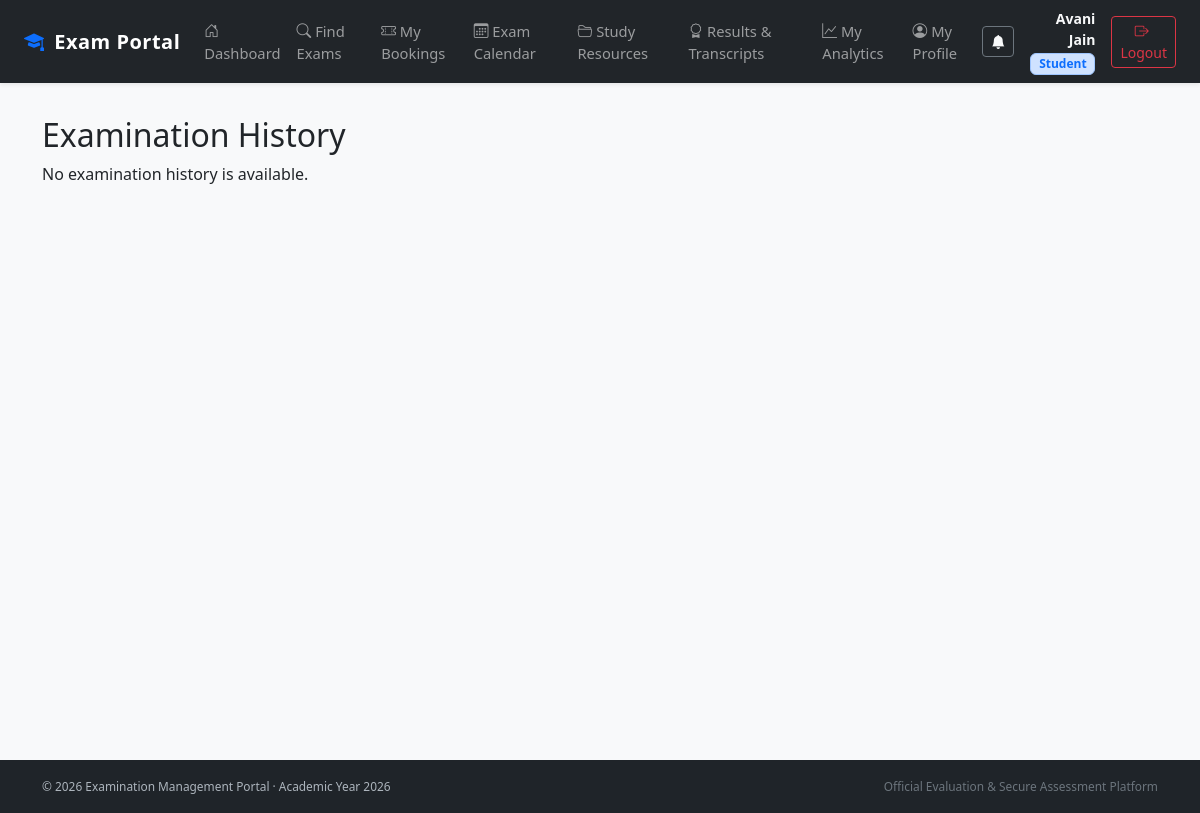
The page /student/history (signed in) on the database as committed earlier.
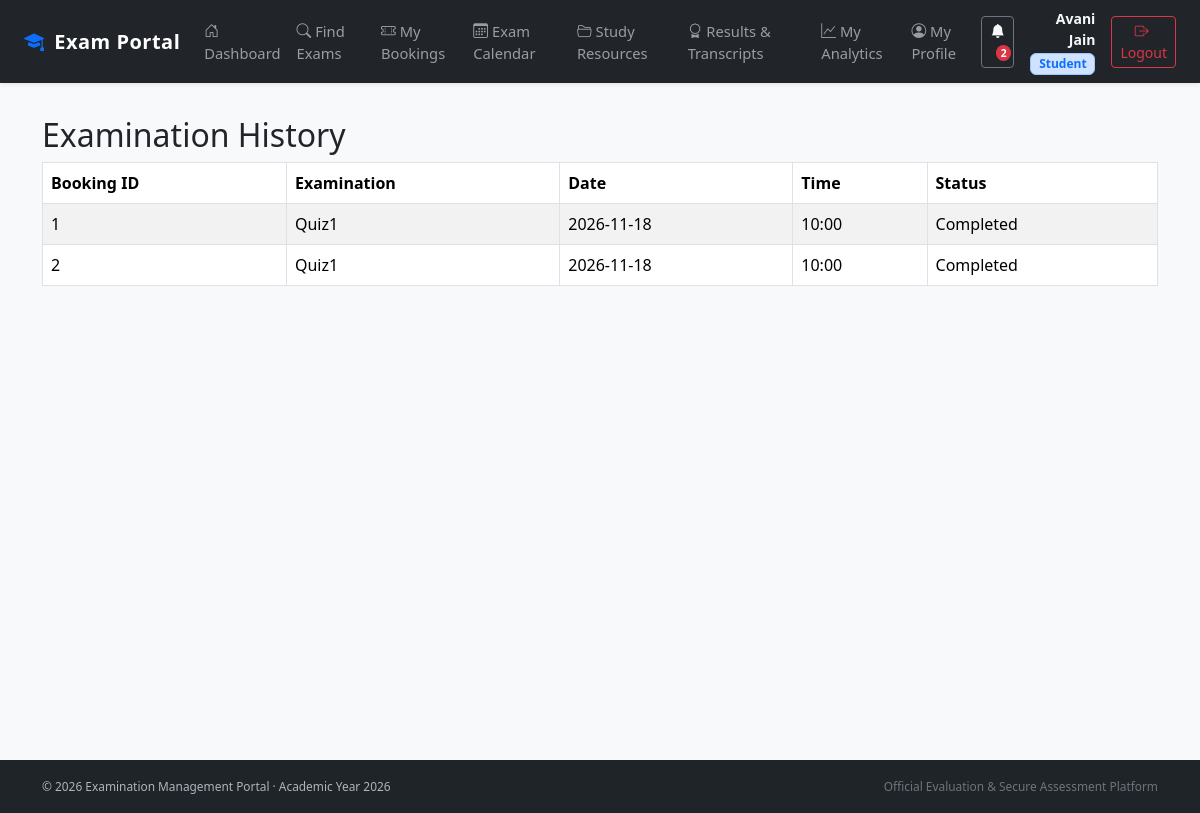
The same page on the database as committed later.
### models.py (models this page shows, shortened)
class Booking(db.Model):
    id = db.Column(db.Integer, primary_key=True)
    student_id = db.Column(
        db.Integer, db.ForeignKey("user.id"), nullable=False
    )
    slot_id = db.Column(
        db.Integer, db.ForeignKey("examination_slot.id"), nullable=False
    )
    status = db.Column(db.String(20), default="Booked")
    student = db.relationship("User", backref="bookings")
    slot = db.relationship("ExaminationSlot", backref="bookings")

class Examination(db.Model):
    id = db.Column(db.Integer, primary_key=True)
    name = db.Column(db.String(100), nullable=False)
    course_id = db.Column(
        db.Integer, db.ForeignKey("course.id"), nullable=False
    )
    status = db.Column(db.String(30), default="Draft")
    slot_creation_start = db.Column(db.String(30))
    slot_creation_end = db.Column(db.String(30))
    slot_creation_open = db.Column(db.Boolean, default=False)
    booking_open = db.Column(db.Boolean, default=False)
    booking_start = db.Column(db.String(30))
    booking_end = db.Column(db.String(30))
    slot_creation_override = db.Column(db.String(10), default=None)
    booking_override = db.Column(db.String(10), default=None)
    course = db.relationship("Course", backref="examinations")

class ExaminationSlot(db.Model):
    id = db.Column(db.Integer, primary_key=True)
    examination_id = db.Column(
        db.Integer, db.ForeignKey("examination.id"), nullable=False
    )
    examiner_id = db.Column(
        db.Integer, db.ForeignKey("user.id"), nullable=False
    )
    date = db.Column(db.String(20), nullable=False)
    time = db.Column(db.String(20), nullable=False)
    examination = db.relationship("Examination", backref="slots")
    examiner = db.relationship("User", backref="assigned_slots")
    capacity = db.Column(db.Integer, default=1)

### app.py (the view)
@app.route("/student/history")
@role_required("Student")
def student_history():
    bookings = Booking.query.filter_by(
        student_id=session["user_id"]
    ).all()
    history_bookings = []
    for booking in bookings:
        if booking.status in ["Completed", "Cancelled"]:
            history_bookings.append(booking)
        elif booking.slot.date < date.today().isoformat():
            history_bookings.append(booking)
    return render_template(
        "student_history.html",
        bookings=history_bookings
    )

### app.py (called while the page is built)
@app.context_processor
def inject_global_data():
    unread_count = 0
    if "user_id" in session:
        try:
            unread_count = Notification.query.filter_by(
                user_id=session["user_id"], is_read=False
            ).count()
        except Exception:
            pass
    return dict(unread_notifications_count=unread_count)

def role_required(required_role):
    def decorator(function):
        @wraps(function)
        def wrapper(*args, **kwargs):
            if "user_id" not in session:
                return redirect(url_for("login"))
            user = User.query.get(session["user_id"])
            if user is None or not user.is_active:
                session.clear()
                return redirect(url_for("login"))
            if user.role != required_role:
                abort(403)
            if user.role == "Examiner" and not user.is_approved:
                session.clear()
                return redirect(url_for("login"))
            return function(*args, **kwargs)
        return wrapper
    return decorator

### templates/student_history.html
{% extends "base.html" %}
{% block content %}
<div class="container mt-4">
    <h2>Examination History</h2>
    {% if bookings %}
    <div class="table-responsive">
        <table class="table table-bordered table-striped">
            <thead>
                <tr>
                    <th>Booking ID</th>
                    <th>Examination</th>
                    <th>Date</th>
                    <th>Time</th>
                    <th>Status</th>
                </tr>
            </thead>
            <tbody>
                {% for booking in bookings %}
                <tr>
                    <td>{{ booking.id }}</td>
                    <td>{{ booking.slot.examination.name }}</td>
                    <td>{{ booking.slot.date }}</td>
                    <td>{{ booking.slot.time }}</td>
                    <td>{{ booking.status }}</td>
                </tr>
                {% endfor %}
            </tbody>
        </table>
    </div>
    {% else %}
        <p>No examination history is available.</p>
    {% endif %}
</div>
{% endblock %}

### templates/base.html (shortened to what the changed rows need)
<!DOCTYPE html>
<html lang="en">
<head>
    <link href="https://cdn.jsdelivr.net/npm/bootstrap@5.3.3/dist/css/bootstrap.min.css" rel="stylesheet">
    <link href="https://cdn.jsdelivr.net/npm/bootstrap-icons@1.11.3/font/bootstrap-icons.min.css" rel="stylesheet">
</head>
<body>
    <nav class="navbar navbar-expand-xl navbar-dark bg-dark fixed-top shadow-sm">
        <div class="container-fluid px-3 px-lg-4">
            <div class="collapse navbar-collapse" id="navbarNav">
                {% if session.get("user_id") %}
                    <div class="d-flex align-items-center gap-3">
                        <a href="{{ url_for('notifications') }}" class="btn btn-outline-secondary btn-sm position-relative text-light" title="Notification Centre">
                            <i class="bi bi-bell-fill"></i>
                            {% if unread_notifications_count and unread_notifications_count > 0 %}
                                <span class="badge bg-danger badge-notification">{{ unread_notifications_count }}</span>
                            {% endif %}
                        </a>
                    </div>
                {% else %}
                    <div class="d-flex gap-2">
                        <a href="{{ url_for('login') }}" class="btn btn-outline-light btn-sm">Login</a>
                        <a href="{{ url_for('register') }}" class="btn btn-primary btn-sm">Register</a>
                    </div>
                {% endif %}
            </div>
        </div>
    </nav>
    <main class="py-3">
        {% block content %}{% endblock %}
    </main>
</body>
</html>

Rows that differ between the two databases and show on the page:
added Booking: id "1", slot.examination.name "Quiz1", slot "2026-11-18", slot.time "10:00", status "Completed"
added Booking: id "2", slot.examination.name "Quiz1", slot "2026-11-18", slot.time "10:00", status "Completed"
Other text that changed with them:
{{ unread_notifications_count }}: (not shown) → "2"
text no longer shown: "No examination history is available."
text now shown: "Booking ID Examination Date Time Status"
